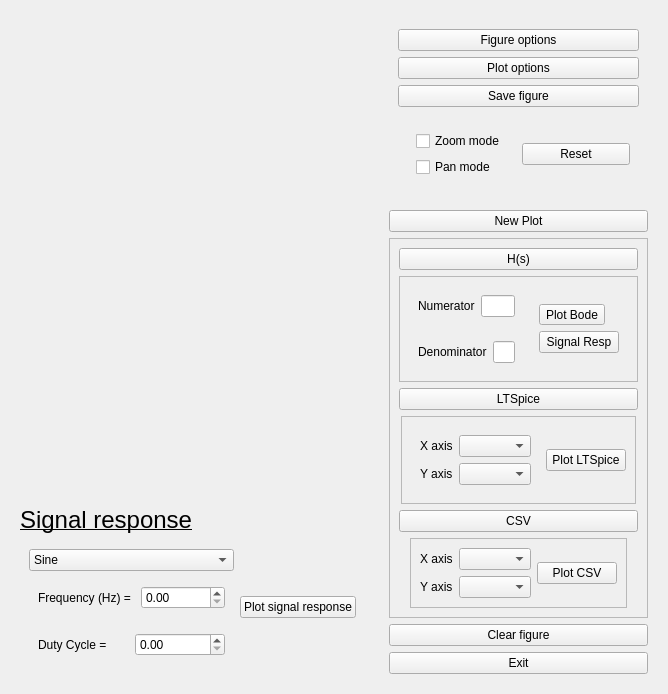
<?xml version="1.0" encoding="UTF-8"?>
<ui version="4.0">
 <class>Form</class>
 <widget class="QWidget" name="Form">
  <property name="geometry">
   <rect>
    <x>0</x>
    <y>0</y>
    <width>661</width>
    <height>553</height>
   </rect>
  </property>
  <property name="windowTitle">
   <string>Form</string>
  </property>
  <layout class="QHBoxLayout" name="horizontalLayout">
   <item>
    <layout class="QHBoxLayout" name="full_container">
     <item>
      <layout class="QVBoxLayout" name="verticalLayout_5">
       <item>
        <widget class="QStackedWidget" name="Graphic">
         <property name="enabled">
          <bool>true</bool>
         </property>
        </widget>
       </item>
       <item alignment="Qt::AlignHCenter|Qt::AlignVCenter">
        <widget class="QFrame" name="signal_response_frame">
         <layout class="QVBoxLayout" name="verticalLayout_8">
          <item>
           <widget class="QLabel" name="label_7">
            <property name="text">
             <string>&lt;html&gt;&lt;head/&gt;&lt;body&gt;&lt;p&gt;&lt;span style=&quot; font-size:18pt; text-decoration: underline;&quot;&gt;Signal response&lt;/span&gt;&lt;/p&gt;&lt;/body&gt;&lt;/html&gt;</string>
            </property>
           </widget>
          </item>
          <item>
           <widget class="QFrame" name="sr_frame">
            <layout class="QHBoxLayout" name="horizontalLayout_2">
             <item>
              <layout class="QVBoxLayout" name="verticalLayout_7">
               <item>
                <widget class="QComboBox" name="signal_type_box">
                 <item>
                  <property name="text">
                   <string>Sine</string>
                  </property>
                 </item>
                 <item>
                  <property name="text">
                   <string>Square</string>
                  </property>
                 </item>
                 <item>
                  <property name="text">
                   <string>Impulse</string>
                  </property>
                 </item>
                 <item>
                  <property name="text">
                   <string>Step</string>
                  </property>
                 </item>
                </widget>
               </item>
               <item>
                <widget class="QFrame" name="fr_frame">
                 <layout class="QHBoxLayout" name="horizontalLayout_7">
                  <item>
                   <widget class="QLabel" name="label_8">
                    <property name="text">
                     <string>Frequency (Hz) = </string>
                    </property>
                   </widget>
                  </item>
                  <item>
                   <widget class="QDoubleSpinBox" name="fr_box">
                    <property name="maximum">
                     <double>1000000000.000000000000000</double>
                    </property>
                   </widget>
                  </item>
                 </layout>
                </widget>
               </item>
               <item>
                <widget class="QFrame" name="duty_cycle">
                 <layout class="QHBoxLayout" name="duty_cycle_box">
                  <item>
                   <widget class="QLabel" name="label_9">
                    <property name="text">
                     <string>Duty Cycle =</string>
                    </property>
                   </widget>
                  </item>
                  <item>
                   <widget class="QDoubleSpinBox" name="duty_box">
                    <property name="minimum">
                     <double>0.000000000000000</double>
                    </property>
                    <property name="maximum">
                     <double>1.000000000000000</double>
                    </property>
                    <property name="singleStep">
                     <double>0.050000000000000</double>
                    </property>
                   </widget>
                  </item>
                 </layout>
                </widget>
               </item>
              </layout>
             </item>
             <item>
              <widget class="QPushButton" name="button_signal_response">
               <property name="text">
                <string>Plot signal response</string>
               </property>
              </widget>
             </item>
            </layout>
           </widget>
          </item>
         </layout>
        </widget>
       </item>
      </layout>
     </item>
     <item alignment="Qt::AlignHCenter">
      <widget class="QFrame" name="right_options">
       <layout class="QVBoxLayout" name="Right_side_options">
        <item alignment="Qt::AlignVCenter">
         <widget class="QFrame" name="Figure_Options">
          <layout class="QVBoxLayout" name="verticalLayout_4">
           <item>
            <widget class="QPushButton" name="figOptionsButton">
             <property name="text">
              <string>Figure options</string>
             </property>
            </widget>
           </item>
           <item>
            <widget class="QPushButton" name="plotOptionsButton">
             <property name="text">
              <string>Plot options</string>
             </property>
            </widget>
           </item>
           <item>
            <widget class="QPushButton" name="saveButton">
             <property name="text">
              <string>Save figure</string>
             </property>
            </widget>
           </item>
           <item alignment="Qt::AlignVCenter">
            <widget class="QFrame" name="horizontalFrame">
             <layout class="QHBoxLayout" name="horizontalLayout_3">
              <item>
               <widget class="QFrame" name="verticalFrame">
                <layout class="QVBoxLayout" name="verticalLayout_10">
                 <item>
                  <widget class="QCheckBox" name="zoom_button">
                   <property name="text">
                    <string>Zoom mode</string>
                   </property>
                  </widget>
                 </item>
                 <item>
                  <widget class="QCheckBox" name="pan_button">
                   <property name="text">
                    <string>Pan mode</string>
                   </property>
                  </widget>
                 </item>
                </layout>
               </widget>
              </item>
              <item>
               <widget class="QPushButton" name="resetButton">
                <property name="text">
                 <string>Reset</string>
                </property>
               </widget>
              </item>
             </layout>
            </widget>
           </item>
          </layout>
         </widget>
        </item>
        <item>
         <widget class="QPushButton" name="new_plot_button">
          <property name="text">
           <string>New Plot</string>
          </property>
         </widget>
        </item>
        <item alignment="Qt::AlignHCenter|Qt::AlignVCenter">
         <widget class="QFrame" name="data_input_frame">
          <property name="frameShape">
           <enum>QFrame::StyledPanel</enum>
          </property>
          <property name="midLineWidth">
           <number>0</number>
          </property>
          <layout class="QVBoxLayout" name="verticalLayout_3">
           <item>
            <widget class="QPushButton" name="transfer_button">
             <property name="text">
              <string>H(s)</string>
             </property>
            </widget>
           </item>
           <item>
            <widget class="QFrame" name="transfer_data">
             <property name="frameShape">
              <enum>QFrame::StyledPanel</enum>
             </property>
             <property name="lineWidth">
              <number>4</number>
             </property>
             <layout class="QHBoxLayout" name="horizontalLayout_5">
              <item>
               <layout class="QVBoxLayout" name="verticalLayout_6">
                <item>
                 <widget class="QFrame" name="frame_denum">
                  <layout class="QHBoxLayout" name="numerator_layout">
                   <item>
                    <widget class="QLabel" name="label_3">
                     <property name="text">
                      <string>Numerator</string>
                     </property>
                    </widget>
                   </item>
                   <item>
                    <widget class="QLineEdit" name="numerator_text"/>
                   </item>
                  </layout>
                 </widget>
                </item>
                <item>
                 <widget class="QFrame" name="frame_denom">
                  <layout class="QHBoxLayout" name="denominator_layout">
                   <item>
                    <widget class="QLabel" name="label_4">
                     <property name="text">
                      <string>Denominator</string>
                     </property>
                    </widget>
                   </item>
                   <item>
                    <widget class="QLineEdit" name="denom_text"/>
                   </item>
                  </layout>
                 </widget>
                </item>
               </layout>
              </item>
              <item alignment="Qt::AlignHCenter|Qt::AlignVCenter">
               <widget class="QFrame" name="verticalFrame">
                <layout class="QVBoxLayout" name="verticalLayout_9">
                 <item>
                  <widget class="QToolButton" name="bode_button">
                   <property name="text">
                    <string>Plot Bode</string>
                   </property>
                  </widget>
                 </item>
                 <item>
                  <widget class="QPushButton" name="button_active_resp">
                   <property name="text">
                    <string>Signal Resp</string>
                   </property>
                  </widget>
                 </item>
                </layout>
               </widget>
              </item>
             </layout>
            </widget>
           </item>
           <item>
            <widget class="QPushButton" name="spice_button">
             <property name="text">
              <string>LTSpice</string>
             </property>
            </widget>
           </item>
           <item alignment="Qt::AlignHCenter|Qt::AlignVCenter">
            <widget class="QFrame" name="InputSpice">
             <property name="frameShape">
              <enum>QFrame::StyledPanel</enum>
             </property>
             <layout class="QHBoxLayout" name="horizontalLayout_4">
              <item>
               <widget class="QFrame" name="verticalFrame_2">
                <layout class="QVBoxLayout" name="verticalLayout_2">
                 <item>
                  <layout class="QHBoxLayout" name="X_axis_LT_input">
                   <item>
                    <widget class="QLabel" name="label">
                     <property name="text">
                      <string>X axis</string>
                     </property>
                    </widget>
                   </item>
                   <item>
                    <widget class="QComboBox" name="X_axis_input_spice"/>
                   </item>
                  </layout>
                 </item>
                 <item>
                  <layout class="QHBoxLayout" name="Y_axis_LT_input">
                   <item>
                    <widget class="QLabel" name="label_2">
                     <property name="text">
                      <string>Y axis</string>
                     </property>
                    </widget>
                   </item>
                   <item>
                    <widget class="QComboBox" name="Y_axis_input_spice"/>
                   </item>
                  </layout>
                 </item>
                </layout>
               </widget>
              </item>
              <item>
               <widget class="QPushButton" name="Plot_spice">
                <property name="text">
                 <string>Plot LTSpice</string>
                </property>
               </widget>
              </item>
             </layout>
            </widget>
           </item>
           <item>
            <widget class="QPushButton" name="csv_button">
             <property name="text">
              <string>CSV</string>
             </property>
            </widget>
           </item>
           <item alignment="Qt::AlignHCenter|Qt::AlignVCenter">
            <widget class="QFrame" name="CSV_input">
             <property name="frameShape">
              <enum>QFrame::StyledPanel</enum>
             </property>
             <layout class="QHBoxLayout" name="horizontalLayout_6">
              <item>
               <layout class="QVBoxLayout" name="verticalLayout">
                <item>
                 <layout class="QHBoxLayout" name="X_axis_csv_input">
                  <item>
                   <widget class="QLabel" name="label_6">
                    <property name="text">
                     <string>X axis</string>
                    </property>
                   </widget>
                  </item>
                  <item>
                   <widget class="QComboBox" name="X_axis_input_csv"/>
                  </item>
                 </layout>
                </item>
                <item>
                 <layout class="QHBoxLayout" name="Y_axis_csv_input">
                  <item>
                   <widget class="QLabel" name="label_5">
                    <property name="text">
                     <string>Y axis</string>
                    </property>
                   </widget>
                  </item>
                  <item>
                   <widget class="QComboBox" name="Y_axis_input_csv"/>
                  </item>
                 </layout>
                </item>
               </layout>
              </item>
              <item>
               <widget class="QPushButton" name="Plot_csv">
                <property name="text">
                 <string>Plot CSV</string>
                </property>
               </widget>
              </item>
             </layout>
            </widget>
           </item>
          </layout>
         </widget>
        </item>
        <item>
         <layout class="QVBoxLayout" name="delete_update_fram">
          <item>
           <widget class="QPushButton" name="delete_button">
            <property name="text">
             <string>Clear figure</string>
            </property>
           </widget>
          </item>
          <item>
           <widget class="QPushButton" name="exit_button">
            <property name="text">
             <string>Exit</string>
            </property>
           </widget>
          </item>
         </layout>
        </item>
       </layout>
      </widget>
     </item>
    </layout>
   </item>
  </layout>
 </widget>
 <resources/>
 <connections/>
</ui>
